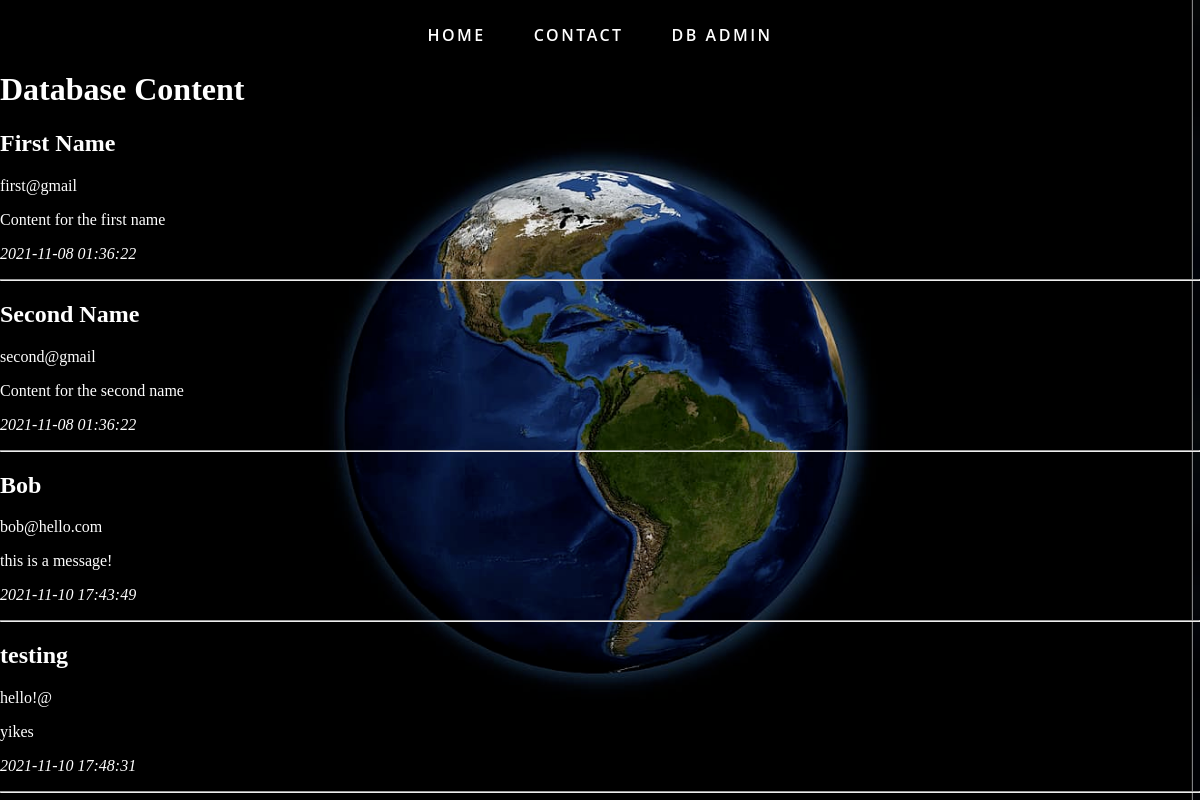
/dbadmin, run on an earlier commit of the app's database.
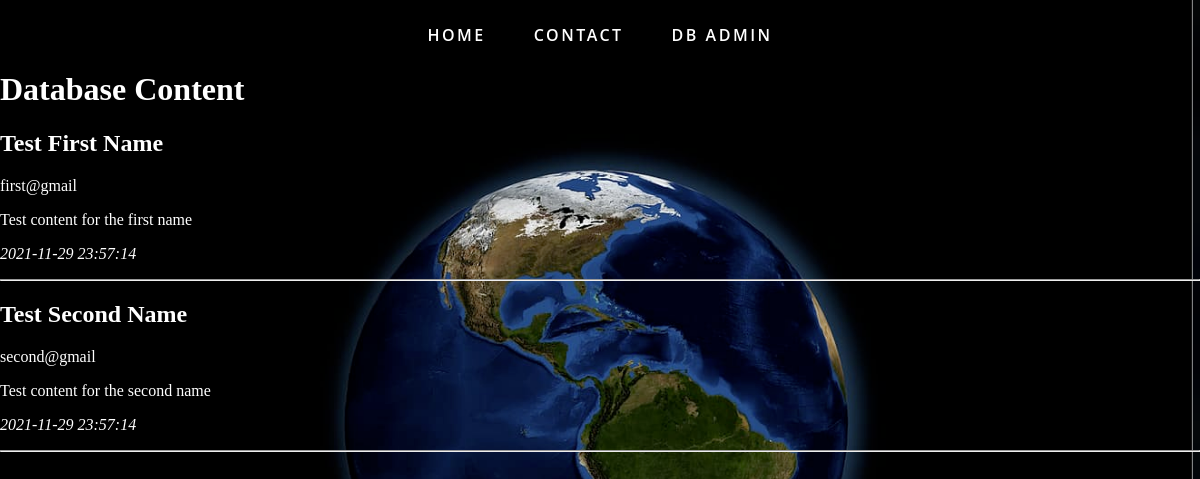
And on a later commit of the database.
### tables this page shows
CREATE TABLE contacts (
    id INTEGER PRIMARY KEY AUTOINCREMENT,
    created TIMESTAMP NOT NULL DEFAULT CURRENT_TIMESTAMP,
    uname TEXT NOT NULL,
    email TEXT NOT NULL,
    content TEXT NOT NULL
);

### Monkey.py (the view)
@app.route('/dbadmin')
def dbadmin():
    conn = get_db_connection()
    posts = conn.execute('SELECT * FROM contacts').fetchall()
    conn.close()
    return render_template('dbadmin.html', posts=posts)

### Monkey.py (called while the page is built)
def get_db_connection():
    conn = sqlite3.connect('database.db')
    conn.row_factory = sqlite3.Row
    return conn

### templates/dbadmin.html (shortened to what this page needs)
{%extends 'base.html'%}
{% block body%}
<header>
  <nav class="main-nav" id="banner">
  <ul>
  <a href="{{ url_for('index') }}"><li>Home</li></a>
  <a href="{{ url_for('contact') }}" target="_blank" rel="noreferrer noopener"><li>Contact</li></a>
  <a href="{{ url_for('pwprotect') }}"><li>DB Admin</li></a>
  </ul>
  </nav>
</header>
    <h1 style="color:white;">{% block title %} Database Content {% endblock %}</h1>
    {% for post in posts %}
        <h2 style="color:white;"><b>{{ post['uname'] }}</b></h2>
        <p style="color:white;">{{ post['email'] }}</p>
        <p style="color:white;">{{ post['content'] }}</p>
        <p style="color:white;"><i>{{ post['created'] }}</i></p>
        <hr>
    {% endfor %}
{% endblock %}

### templates/base.html (shortened to what this page needs)
<!doctype html>
<html lang="en">
<head>
    <link rel="stylesheet" href = "{{url_for('static', filename='style.css')}}">
</head>
    <body>
        {% block body%}{% endblock %}
    </body>
</html>

### static/style.css (style rules this page uses)
body { width: auto; max-width: 1200px; margin: auto; background-size: auto; background: url("earthbg.png"); height: 100vh; width: auto; max-width: 1200px; margin: auto; background-size: cover !important; background-attachment: fixed; -webkit-box-orient: vertical; -webkit-box-direction: normal; -ms-flex-direction: column; flex-direction: column; -webkit-box-pack: center; -ms-flex-pack: center; justify-content: center; }
header { width: 100%; display: flex; }
header .main-nav { font-family: "Open Sans", sans-serif; font-weight: 600; margin: auto; width: 90%; color: white; height: 50px; display: flex; justify-content: space-evenly; }
header ul { font-weight: 600; font-size: 16px; text-transform: uppercase; letter-spacing: 2.5px; display: flex; margin: auto; padding: 0; list-style: none; }
header li { padding: 1.5rem; }
header a { color: inherit; text-decoration: none; }

What changed in the data, as far as the page shows it:
removed contacts: uname "Bob", email "bob@hello.com", content "this is a message!", created "2021-11-10 17:43:49"
removed contacts: uname "testing", email "hello!@", content "yikes", created "2021-11-10 17:48:31"
changed contacts "first@gmail": uname "First Name" → "Test First Name"; content "Content for the first name" → "Test content for the first name"; created "2021-11-08 01:36:22" → "2021-11-29 23:57:14"
changed contacts "second@gmail": uname "Second Name" → "Test Second Name"; content "Content for the second name" → "Test content for the second name"; created "2021-11-08 01:36:22" → "2021-11-29 23:57:14"
